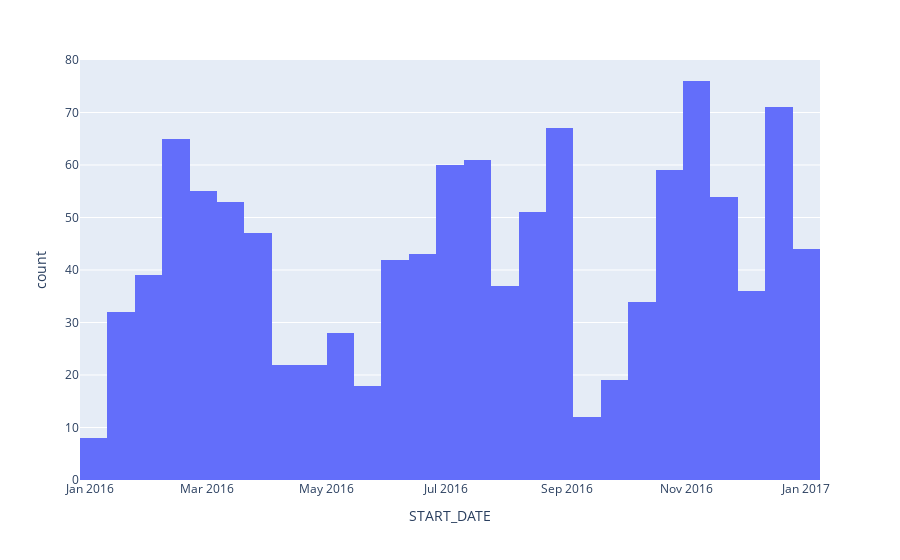
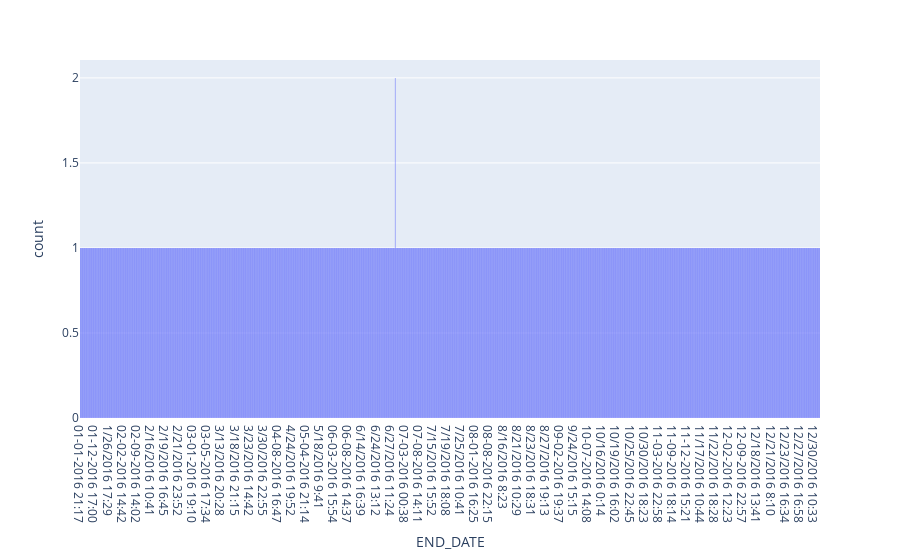
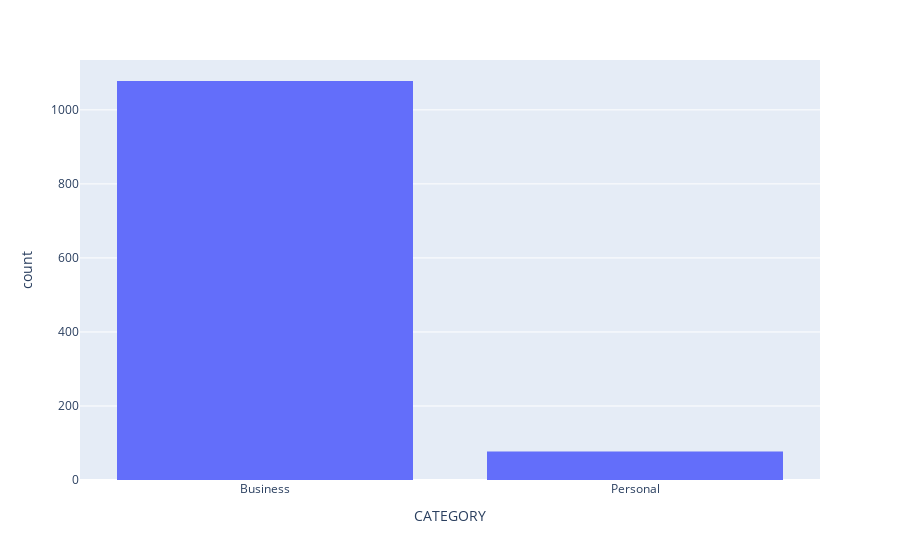
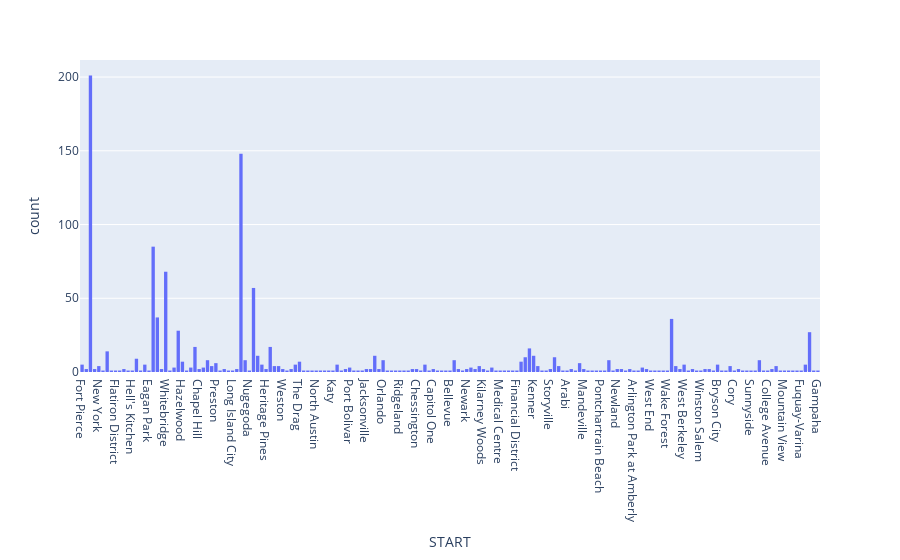

Here is the notebook cell these charts were saved with, in order:
### Markdown cell above
## Create Visualizations

### Code cell
for col in df.columns:
    if df[col].dtype != '0':
        display(px.histogram(df,col))

### Figure 1 — Plotly figure (JSON) as saved in the notebook; plotly's stock layout.template omitted (floating-point values rounded to 4 significant figures; data arrays with more than 128 entries replaced by an {"elided": "..."} marker saying what was removed)
{"data": [{"alignmentgroup": "True", "bingroup": "x", "hovertemplate": "START_DATE=%{x}<br>count=%{y}<extra></extra>", "legendgroup": "", "marker": {"color": "#636efa", "pattern": {"shape": ""}}, "name": "", "offsetgroup": "", "orientation": "v", "showlegend": false, "type": "histogram", "x": {"elided": "1155 str values"}, "xaxis": "x", "yaxis": "y"}], "layout": {"barmode": "relative", "legend": {"tracegroupgap": 0}, "margin": {"t": 60}, "xaxis": {"anchor": "y", "domain": [0, 1], "title": {"text": "START_DATE"}}, "yaxis": {"anchor": "x", "domain": [0, 1], "title": {"text": "count"}}}}

### Figure 2 — Plotly figure (JSON) as saved in the notebook; plotly's stock layout.template omitted (floating-point values rounded to 4 significant figures; data arrays with more than 128 entries replaced by an {"elided": "..."} marker saying what was removed)
{"data": [{"alignmentgroup": "True", "bingroup": "x", "hovertemplate": "END_DATE=%{x}<br>count=%{y}<extra></extra>", "legendgroup": "", "marker": {"color": "#636efa", "pattern": {"shape": ""}}, "name": "", "offsetgroup": "", "orientation": "v", "showlegend": false, "type": "histogram", "x": {"elided": "1155 str values"}, "xaxis": "x", "yaxis": "y"}], "layout": {"barmode": "relative", "legend": {"tracegroupgap": 0}, "margin": {"t": 60}, "xaxis": {"anchor": "y", "domain": [0, 1], "title": {"text": "END_DATE"}}, "yaxis": {"anchor": "x", "domain": [0, 1], "title": {"text": "count"}}}}

### Figure 3 — Plotly figure (JSON) as saved in the notebook; plotly's stock layout.template omitted (floating-point values rounded to 4 significant figures; data arrays with more than 128 entries replaced by an {"elided": "..."} marker saying what was removed)
{"data": [{"alignmentgroup": "True", "bingroup": "x", "hovertemplate": "CATEGORY=%{x}<br>count=%{y}<extra></extra>", "legendgroup": "", "marker": {"color": "#636efa", "pattern": {"shape": ""}}, "name": "", "offsetgroup": "", "orientation": "v", "showlegend": false, "type": "histogram", "x": {"elided": "1155 str values"}, "xaxis": "x", "yaxis": "y"}], "layout": {"barmode": "relative", "legend": {"tracegroupgap": 0}, "margin": {"t": 60}, "xaxis": {"anchor": "y", "domain": [0, 1], "title": {"text": "CATEGORY"}}, "yaxis": {"anchor": "x", "domain": [0, 1], "title": {"text": "count"}}}}

### Figure 4 — Plotly figure (JSON) as saved in the notebook; plotly's stock layout.template omitted (floating-point values rounded to 4 significant figures; data arrays with more than 128 entries replaced by an {"elided": "..."} marker saying what was removed)
{"data": [{"alignmentgroup": "True", "bingroup": "x", "hovertemplate": "START=%{x}<br>count=%{y}<extra></extra>", "legendgroup": "", "marker": {"color": "#636efa", "pattern": {"shape": ""}}, "name": "", "offsetgroup": "", "orientation": "v", "showlegend": false, "type": "histogram", "x": {"elided": "1155 str values"}, "xaxis": "x", "yaxis": "y"}], "layout": {"barmode": "relative", "legend": {"tracegroupgap": 0}, "margin": {"t": 60}, "xaxis": {"anchor": "y", "domain": [0, 1], "title": {"text": "START"}}, "yaxis": {"anchor": "x", "domain": [0, 1], "title": {"text": "count"}}}}
